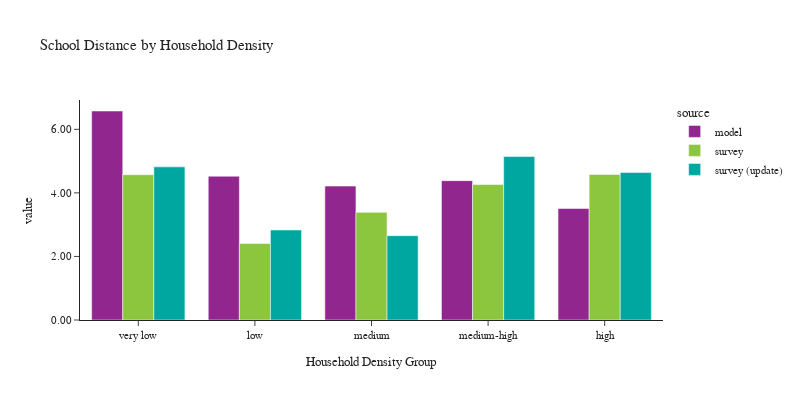

Notebook code for this chart:
### Code cell
plot_school_location(df_students, 'hh_density_group', 'Household Density', 'Household Density Group')

### Figure 1 — Plotly figure (JSON) as saved in the notebook; plotly's stock layout.template omitted (floating-point values rounded to 4 significant figures)
{"data": [{"alignmentgroup": "True", "customdata": [[135147], [147750], [283785], [238860], [166399]], "hovertemplate": "source=model<br>hh_density_group=%{x}<br>value=%{y}<br>sample count=%{customdata[0]}<extra></extra>", "legendgroup": "model", "marker": {"color": "#91268F", "pattern": {"shape": ""}}, "name": "model", "offsetgroup": "model", "orientation": "v", "showlegend": true, "textposition": "auto", "type": "bar", "x": ["very low", "low", "medium", "medium-high", "high"], "xaxis": "x", "y": [6.576, 4.524, 4.213, 4.384, 3.507], "yaxis": "y"}, {"alignmentgroup": "True", "customdata": [[206], [139], [234], [151], [127]], "hovertemplate": "source=survey<br>hh_density_group=%{x}<br>value=%{y}<br>sample count=%{customdata[0]}<extra></extra>", "legendgroup": "survey", "marker": {"color": "#8CC63E", "pattern": {"shape": ""}}, "name": "survey", "offsetgroup": "survey", "orientation": "v", "showlegend": true, "textposition": "auto", "type": "bar", "x": ["very low", "low", "medium", "medium-high", "high"], "xaxis": "x", "y": [4.572, 2.409, 3.387, 4.265, 4.58], "yaxis": "y"}, {"alignmentgroup": "True", "customdata": [[211], [145], [245], [160], [136]], "hovertemplate": "source=survey (update)<br>hh_density_group=%{x}<br>value=%{y}<br>sample count=%{customdata[0]}<extra></extra>", "legendgroup": "survey (update)", "marker": {"color": "#00A7A0", "pattern": {"shape": ""}}, "name": "survey (update)", "offsetgroup": "survey (update)", "orientation": "v", "showlegend": true, "textposition": "auto", "type": "bar", "x": ["very low", "low", "medium", "medium-high", "high"], "xaxis": "x", "y": [4.818, 2.832, 2.653, 5.142, 4.642], "yaxis": "y"}], "layout": {"barmode": "group", "font": {"size": 11}, "height": 400, "legend": {"title": {"text": "source"}, "tracegroupgap": 0}, "title": {"text": "School Distance by Household Density"}, "width": 800, "xaxis": {"anchor": "y", "domain": [0.0, 1.0], "title": {"text": "Household Density Group"}}, "yaxis": {"anchor": "x", "domain": [0.0, 1.0], "tickformat": ".2f", "title": {"text": "value"}}}}
